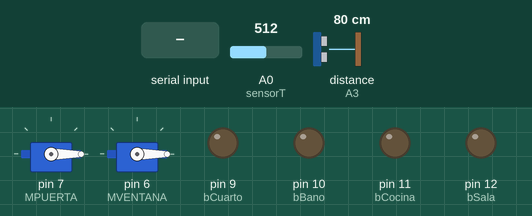
This sketch was run on a simulated Arduino Uno, built with avr-gcc and run on an emulated ATmega328P. Parts: 2 × servo, output pins drawn as LEDs (lit = HIGH). Wiring (inferred from the names in the program): ultrasonic range finder: trigger A2; echo A3. The test bench sets the inputs (shaded band); at power-on: A0 (sensorT) = 512, distance to the obstacle (sensor on A3) 80 cm. The echo pulse lasts 58.3 µs per cm; pins used as bus, display or sensor lines are not drawn; what the sketch prints to the serial monitor is not drawn.

Above: at 1.2 s.
1.3 s: "0" received over Serial
At 3.0 s:
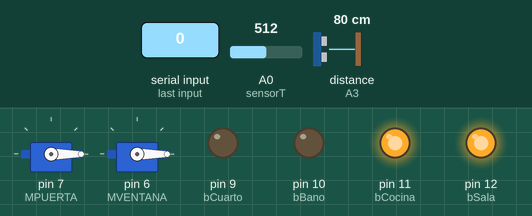
3.5 s: "2" received over Serial
At 4.5 s:
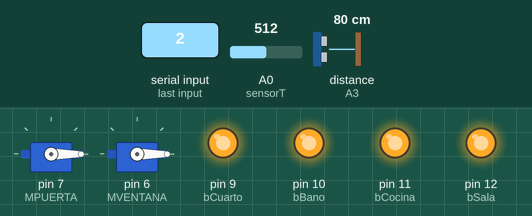
5.5 s: "1" received over Serial
At 7.2 s:
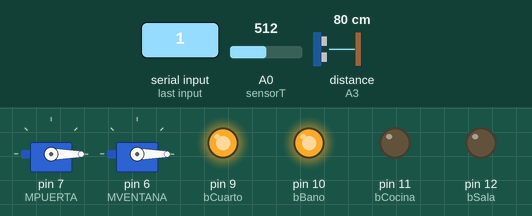
Timing chart, 0 to 8.7 s (numbered marks = the images above; inputs shaded):
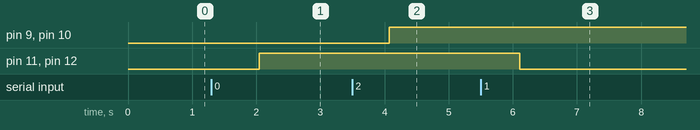

Measured:
- after the input at 1.3 s, pin 11 (bCocina), pin 12 (bSala): LOW → HIGH after 0.74 s
- after the input at 3.5 s, pin 9 (bCuarto), pin 10 (bBano): LOW → HIGH after 0.58 s
- after the input at 5.5 s, pin 11 (bCocina), pin 12 (bSala): HIGH → LOW after 0.61 s

The sketch:

ArduinoCasa.ino
```cpp
#include <Servo.h>
#include <SoftwareSerial.h>
SoftwareSerial pserial(3, 4); //RX,TX
const int sensorT = A0;
const int bSala = 12;
const int bCocina = 11;
const int bBano = 10;
const int bCuarto = 9;
Servo MPUERTA;
Servo MVENTANA;
const int trigger = A2; //trigger del sensor de ultrasonido
const int echo = A3; //echo del sensor de ultrasonido


void setup() {
  // put your setup code here, to run once:
  pinMode(sensorT, INPUT);
  pinMode(bSala, OUTPUT);
  pinMode(bCocina, OUTPUT);
  pinMode(bBano, OUTPUT);
  pinMode(bCuarto, OUTPUT);
  pinMode(trigger, OUTPUT);
  pinMode(echo, INPUT);
  MPUERTA.attach(7);
  MVENTANA.attach(6);
  digitalWrite(trigger, LOW);
  MPUERTA.write(0);
  MVENTANA.write(0);
  Serial.begin(9600);
  pserial.begin(9600);

}

void loop() {
  // put your main code here, to run repeatedly:

  long t; //tiempo que demora en llegar el eco
  long d; //distancia en centimetros

  digitalWrite(trigger, HIGH);
  delayMicroseconds(10);          //Enviamos un pulso de 10us
  digitalWrite(trigger, LOW);

  t = pulseIn(echo, HIGH); //obtenemos el ancho del pulso
  d = 0.0343 * (t / 59);   //escalamos el tiempo a una distancia en cm

  int valor = analogRead(sensorT);


  float voltaje = ((5.0 / 1023.0) * (valor));
  float temperatura = (voltaje * 100.0);
  Serial.write((int)temperatura);
    if (temperatura <= 22)
    {
      MVENTANA.write(0);
      pserial.print("rain");
      pserial.print(",");

    }
    else
    {
      pserial.print("norain");
      pserial.print(",");
    }


  if (Serial.available()) {

    char dato = Serial.read();
    pserial.print(dato);
    pserial.print(",");

    switch (dato) {
      case ('0'):
        digitalWrite(bSala, HIGH);
        digitalWrite(bCocina, HIGH);
        break;
      case ('1'):
        digitalWrite(bSala, LOW);
        digitalWrite(bCocina, LOW);
        break;
      case ('2'):
        digitalWrite(bBano, HIGH);
        digitalWrite(bCuarto, HIGH);
        break;
      case ('3'):
        digitalWrite(bBano, LOW);
        digitalWrite(bCuarto, LOW);
        break;
      case ('4'):
        MPUERTA.write(180);
        break;
      case ('5'):
        MPUERTA.write(0);
        break;
      case ('6'):

        if (temperatura <= 22)
        {
          MVENTANA.write(0);

        }
        else
        {

          MVENTANA.write(180);
        }

        break;
      case ('7'):
        MVENTANA.write(0);
        break;
    }

  }
  pserial.println();
  Serial.flush();
  delay(1000);
}
```
